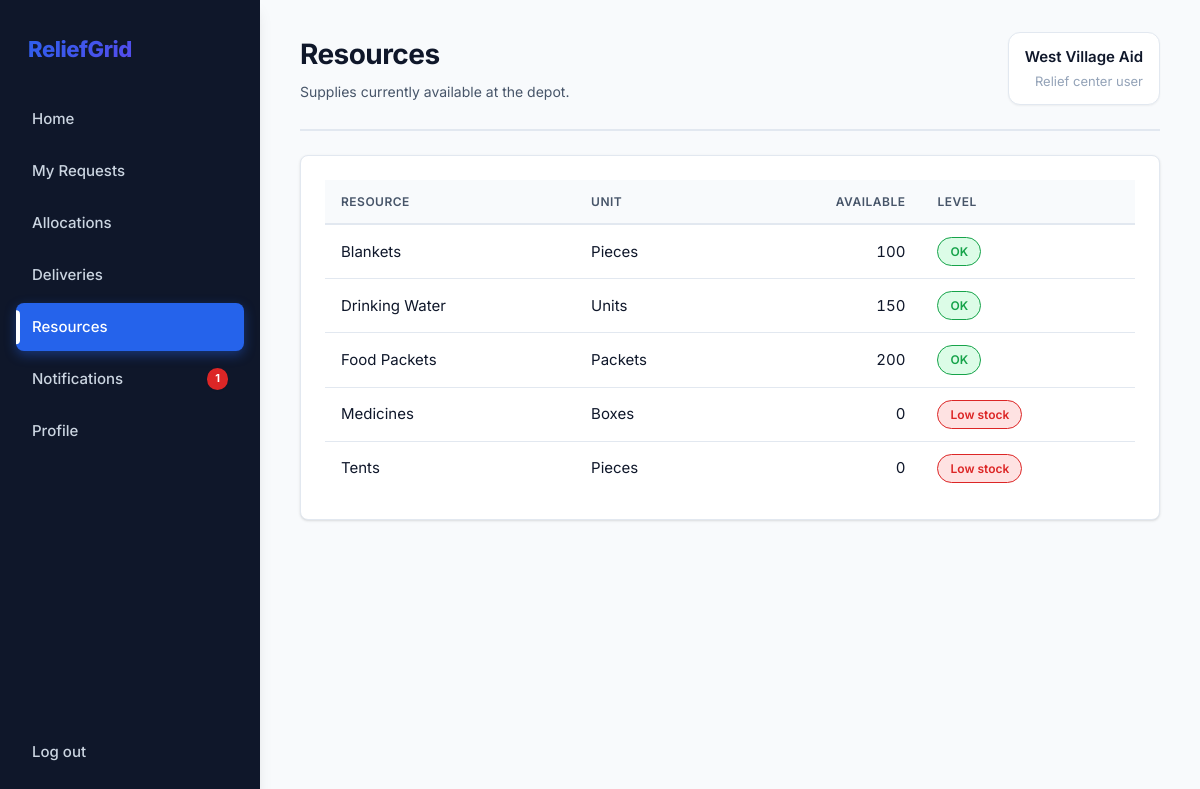
Page /my/resources (signed in) on the committed database.
### tables this page shows
CREATE TABLE resources (
    id INTEGER PRIMARY KEY, name TEXT UNIQUE NOT NULL, unit TEXT NOT NULL,
    quantity INTEGER NOT NULL DEFAULT 0 CHECK (quantity >= 0),
    low_threshold INTEGER NOT NULL DEFAULT 0, updated_at TEXT DEFAULT CURRENT_TIMESTAMP
);

### app.py (the view)
@app.route("/my/resources")
@login_required("relief")
def user_resources():
    avail = available_stock()
    return render_template("user_resources.html", resources=q("SELECT * FROM resources ORDER BY name"), avail=avail)

### app.py (called while the page is built)
def db():
    return database.get_db()

def q(sql, *args, one=False):
    rows = db().execute(sql, args).fetchall()
    return (rows[0] if rows else None) if one else rows

def login_required(role=None):
    def deco(f):
        @functools.wraps(f)
        def wrapper(*a, **kw):
            if "user_id" not in session:
                return redirect(url_for("login"))
            if role and session["role"] != role:
                flash("You don't have access to that page.", "error")
                return redirect(url_for("home_redirect"))
            return f(*a, **kw)
        return wrapper
    return deco

def available_stock():
    rows = q("""SELECT r.id, r.quantity - COALESCE((SELECT SUM(d.quantity) FROM deliveries d
                JOIN requests x ON x.id = d.request_id WHERE x.resource_id = r.id AND d.status = 'Assigned'), 0) AS avail
                FROM resources r""")
    return {r["id"]: r["avail"] for r in rows}

@app.context_processor
def inject_nav():
    if "user_id" not in session:
        return {}
    admin = session["role"] == "admin"
    unread = q("SELECT COUNT(*) c FROM notifications WHERE is_read=0 AND " + ("user_id IS NULL" if admin else "user_id=?"),
               *([] if admin else [session["user_id"]]), one=True)["c"]
    return {"nav": ADMIN_NAV if admin else USER_NAV, "unread": unread}

### db.py (called while the page is built)
def get_db():
    if "db" not in g:
        g.db = sqlite3.connect(DB_PATH)
        g.db.row_factory = sqlite3.Row
        g.db.execute("PRAGMA foreign_keys = ON")
    return g.db

### templates/user_resources.html
{% extends "base.html" %}{% from "_macros.html" import pill %}
{% block heading %}Resources{% endblock %}{% block sub %}Supplies currently available at the depot.{% endblock %}
{% block content %}<div class="card wrap"><table><tr><th>Resource</th><th>Unit</th><th class="num">Available</th><th>Level</th></tr>
{% for r in resources %}<tr><td>{{ r.name }}</td><td>{{ r.unit }}</td><td class="num">{{ avail[r.id] }}</td><td>{% if avail[r.id] <= r.low_threshold %}<span class="pill lowstock">Low stock</span>{% else %}{{ pill('OK') }}{% endif %}</td></tr>{% endfor %}</table></div>{% endblock %}

### templates/_macros.html (shortened to what this page needs)
{% macro pill(text) %}<span class="pill {{ text|lower|replace(' ','-') }}">{{ text }}</span>{% endmacro %}

### static/style.css (style rules this page uses)
:root { --primary: #2563eb; --primary-hover: #1d4ed8; --primary-light: #dbeafe; --navy: #0f172a; --navy-light: #1e293b; --slate: #334155; --slate-light: #64748b; --bg-app: #f8fafc; --bg-card: #ffffff; --bg-sidebar: #0f172a; --border: #e2e8f0; --border-dark: #cbd5e1; --text-primary: #0f172a; --text-secondary: #475569; --text-muted: #94a3b8; --red: #dc2626; --red-light: #fee2e2; --orange: #ea580c; --orange-light: #ffedd5; --green: #16a34a; --green-light: #dcfce7; --blue: #0284c7; --blue-light: #e0f2fe; --purple: #9333ea; --purple-light: #f3e8ff; --yellow: #ca8a04; --yellow-light: #fef9c3; --shadow-sm: 0 1px 2px 0 rgba(0, 0, 0, 0.05); --shadow: 0 1px 3px 0 rgba(0, 0, 0, 0.1), 0 1px 2px -1px rgba(0, 0, 0, 0.1); --shadow-md: 0 4px 6px -1px rgba(0, 0, 0, 0.1), 0 2px 4px -2px rgba(0, 0, 0, 0.1); --shadow-lg: 0 10px 15px -3px rgba(0, 0, 0, 0.1), 0 4px 6px -4px rgba(0, 0, 0, 0.1); --radius-sm: 6px; --radius: 8px; --radius-lg: 12px; --radius-xl: 16px; --space-xs: 4px; --space-sm: 8px; --space: 12px; --space-md: 16px; --space-lg: 24px; --space-xl: 32px; }
* { box-sizing: border-box; }
body { margin: 0; font-family: 'Inter', -apple-system, BlinkMacSystemFont, "Segoe UI", Roboto, sans-serif; font-size: 15px; line-height: 1.6; background: var(--bg-app); color: var(--text-primary); -webkit-font-smoothing: antialiased; -moz-osx-font-smoothing: grayscale; }
.card { background: var(--bg-card); border: 1px solid var(--border); border-radius: var(--radius-lg); padding: var(--space-lg); margin-bottom: var(--space-md); box-shadow: var(--shadow); transition: all 0.3s ease; }
table { width: 100%; border-collapse: separate; border-spacing: 0; }
th, td { text-align: left; padding: var(--space) var(--space-md); vertical-align: middle; }
th { color: var(--text-secondary); font-weight: 600; font-size: 12px; text-transform: uppercase; letter-spacing: 0.5px; background: var(--bg-app); border-bottom: 2px solid var(--border); position: sticky; top: 0; z-index: 1; }
td { border-bottom: 1px solid var(--border); }
tr:last-child td { border-bottom: none; }
.wrap { overflow-x: auto; border-radius: var(--radius); }
.num { text-align: right; font-variant-numeric: tabular-nums; }
.pill { border-radius: 16px; padding: 4px 12px; font-size: 12px; font-weight: 600; white-space: nowrap; display: inline-flex; align-items: center; background: var(--bg-app); color: var(--text-secondary); border: 1px solid var(--border); }
.approved, .delivered, .fulfilled, .ok { background: var(--green-light); color: var(--green); border-color: var(--green); }
.lowstock { background: var(--red-light); color: var(--red); border-color: var(--red); animation: pulse 2s infinite; }

### rows in the picture
resources: name "Blankets", unit "Pieces", quantity "100", text "OK"
resources: name "Drinking Water", unit "Units", quantity "150", text "OK"
resources: name "Food Packets", unit "Packets", quantity "200", text "OK"
resources: name "Medicines", unit "Boxes", avail "0", low_threshold "Low stock"
resources: name "Tents", unit "Pieces", quantity "0", low_threshold "Low stock"

### other values in the picture
{{ label }} "Home" "My Requests" "Allocations" "Deliveries" "Resources" "Notifications" "Profile"
{{ unread }} "1"
{{ session.name }} "West Village Aid"
{{ 'Admin' if session.role == 'admin' else 'Relief center user' }} "Relief center user"
